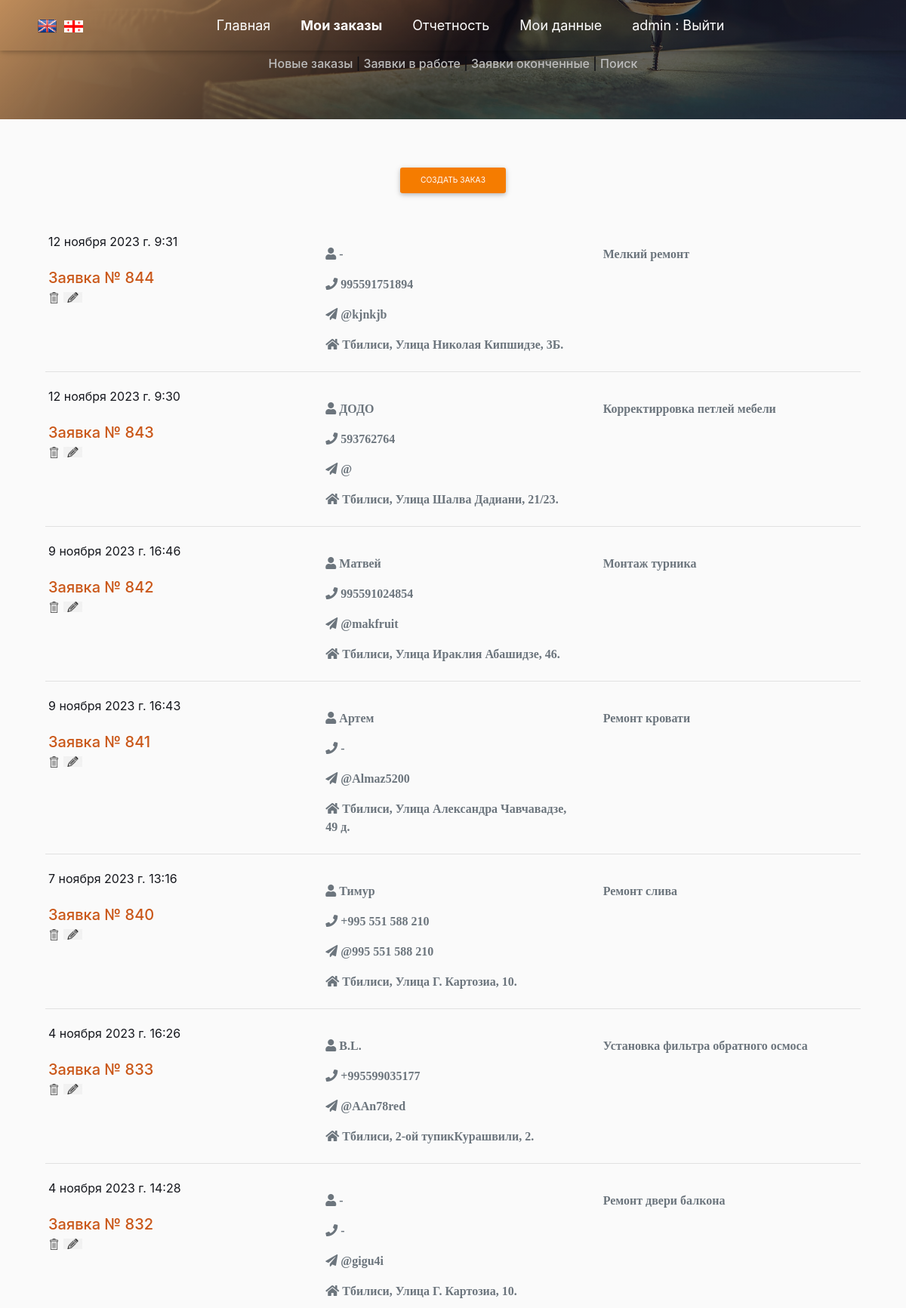
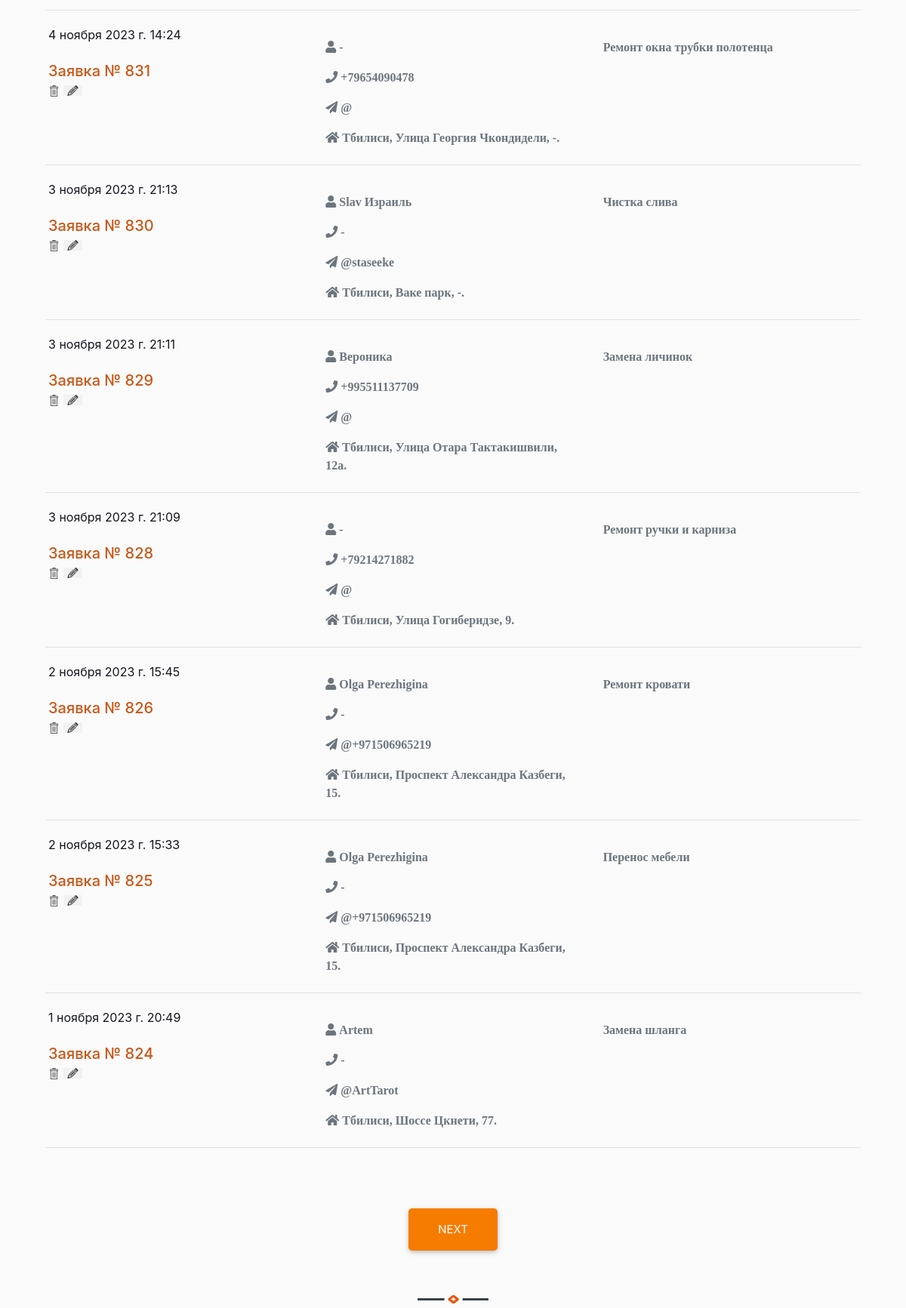
Before: /list_order (signed in) with the older database file (2 pictures, top to bottom).
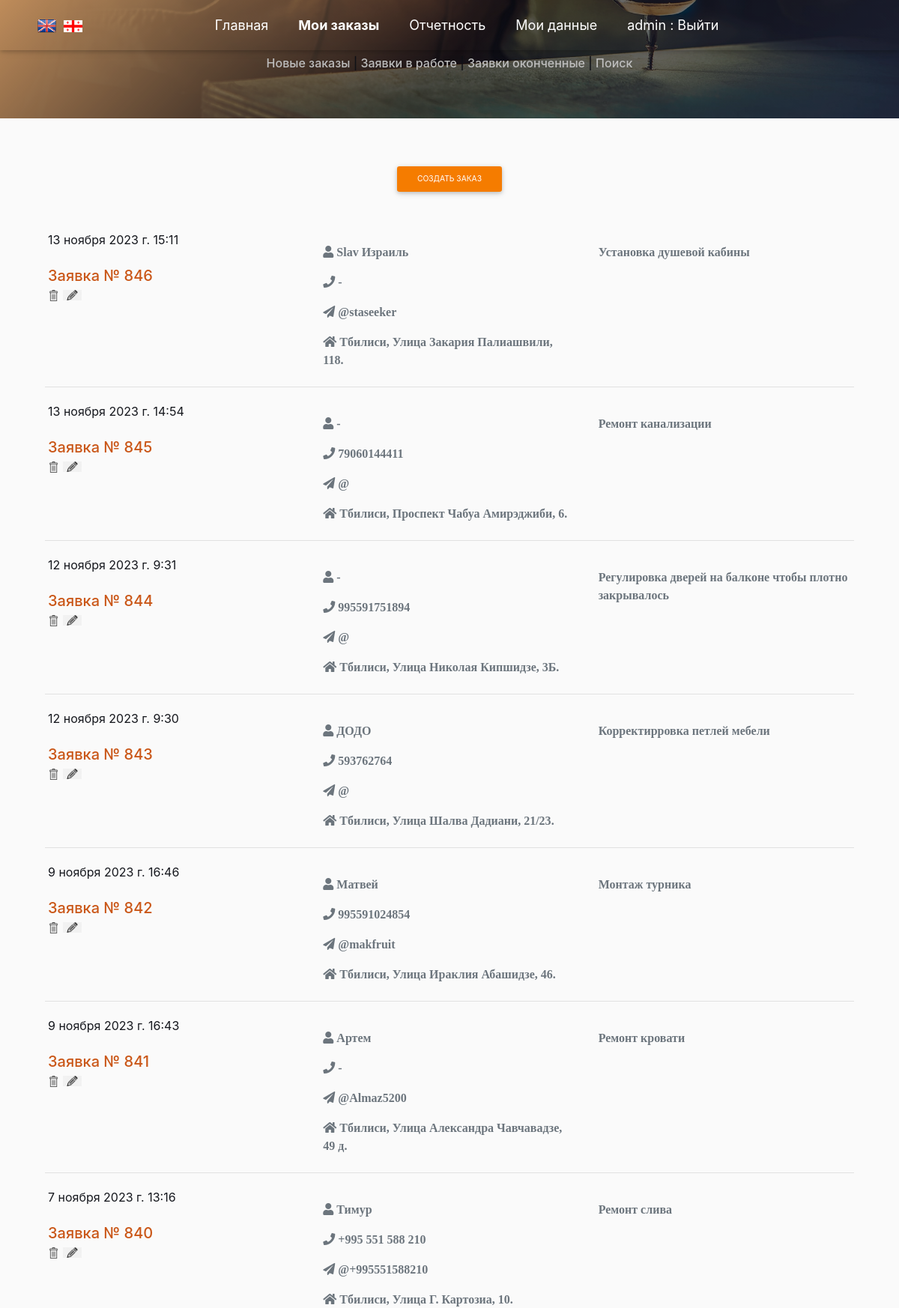
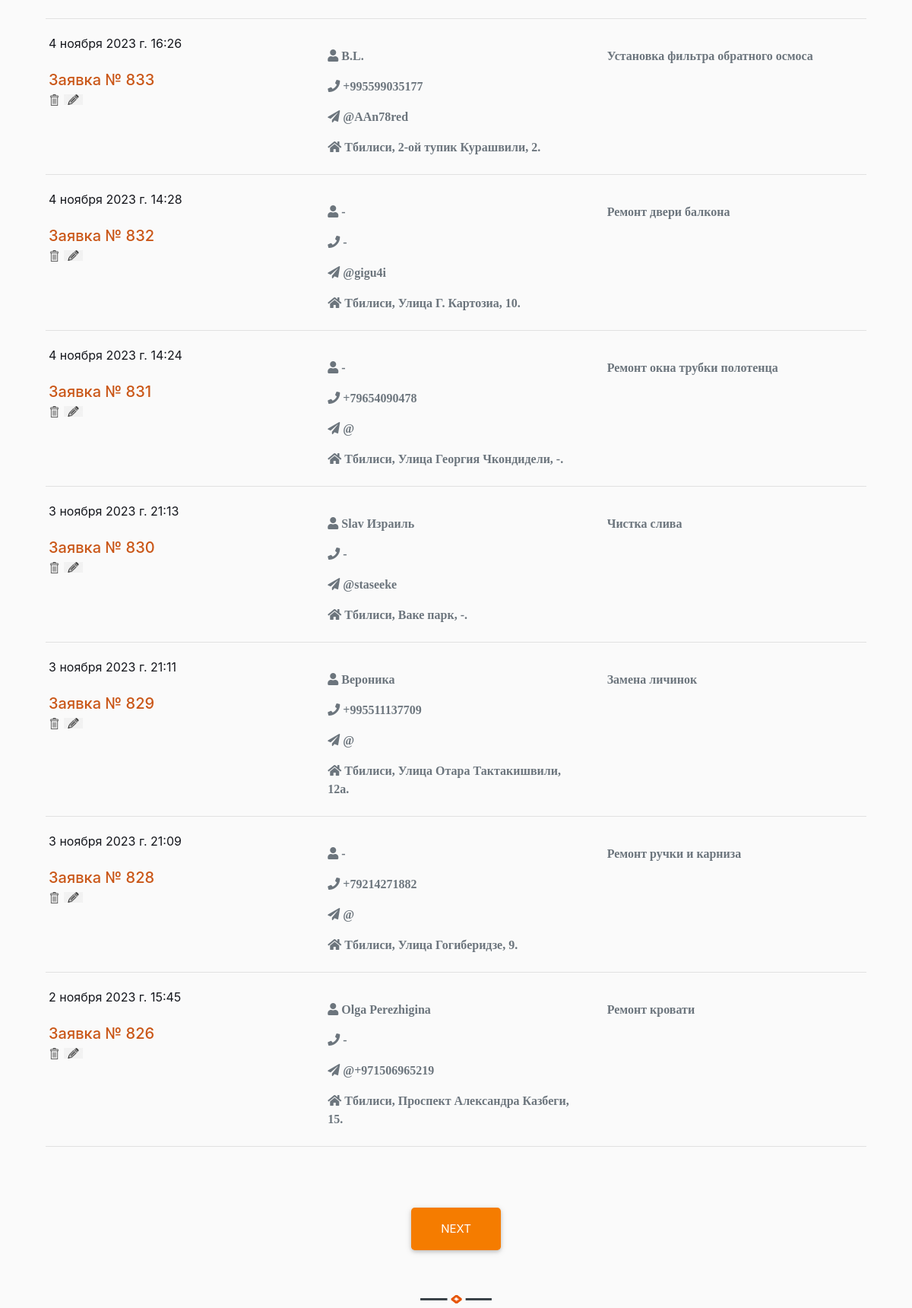
After: the same page with the newer database file (2 pictures, top to bottom).
### app_site/models.py (models this page shows)
class OrderList(models.Model):
    time_in = models.DateTimeField(auto_now_add=True, verbose_name='Дата заказа')
    time_out = models.DateTimeField(null=True, blank=True, verbose_name='Дата выполнения')
    repairer_id = models.ForeignKey(User, on_delete=models.SET_NULL, null=True, blank=True,
                                    verbose_name='Мастер', default='', )
    price = models.DecimalField(decimal_places=2, max_digits=7, null=True, blank=True, verbose_name='Стоимость работ')
    text_order = models.CharField(max_length=1500, verbose_name='Описание проблемы', blank=True, null=True)
    customer_name = models.CharField(max_length=50, verbose_name='Ваше имя')
    customer_phone = models.CharField(max_length=16, verbose_name='Телефон')
    customer_telegram = models.CharField(max_length=26, verbose_name='Telegram', blank=True, null=True)
    customer_code = models.CharField(max_length=16, verbose_name='Код организации', blank=True, null=True)
    address_city = models.CharField(max_length=2, choices=CITY_CHOICES, default='TB', null=True, blank=True,
                                    verbose_name='Город')
    order_status = models.CharField(max_length=3, choices=ORDER_STATUS, default='BEG', null=True, blank=True,
                                    verbose_name='Статус заказа')
    address_street_app = models.CharField(max_length=150, verbose_name='Улица', null=True, blank=True)
    address_num = models.CharField(max_length=10, verbose_name='Номер дома', null=True, blank=True)
    services = models.ManyToManyField('Service', through='Invoice')
    class Meta:
        verbose_name = 'Список заказов'
        verbose_name_plural = 'Список заказов'

### app_site/views.py (the view)
# urls.py: path('list_order', OrderManagementSystem.as_view(), name='list_order'),
class OrderManagementSystem(LoginRequiredMixin, ListView):
    model = OrderList
    context_object_name = 'order'
    template_name = 'order_list.html'
    def get_queryset(self):
        if not self.request.GET.get('work_status'):
            self.queryset = OrderList.objects\
                .filter(repairer_id=self.request.user)\
                .order_by("-pk")
        else:
            self.queryset = OrderList.objects \
                .filter(repairer_id=self.request.user, order_status=self.request.GET.get('work_status')) \
                .order_by("-pk")
        return self.queryset[0:14]
    def get_context_data(self, **kwargs):
        context = super().get_context_data(**kwargs)
        context['form'] = OrderForm
        return context

### app_site/templatetags/custom_filters.py (called while the page is built)
@register.filter()
def choice_tag(value, A):
    try:
        if A == 'city':
            a = dict(CITY_CHOICES)
        elif A == 'status_order':
            a = dict(ORDER_STATUS)
        elif A == 'month':
            a = dict(MONTH)
        elif A == 'work_type':
            a = dict(WORK_CHOICES)
        return f'{a[value]}'
    except KeyError:
        return f''

### templates/order_list.html (shortened to what this page needs)
{% extends 'flatpages/default_user.html' %}
{% load custom_filters %}
{% load custom_tags %}
{% block body %}
<div align="center">
<a href="#"  onclick="show_create_order_form(document.getElementById('form'))"
class="btn btn-sm btn-orange cta-btn btn-form mt-3 mb-5 " id="link_create_order_form">Создать заказ</a>
</div>
<div id="head" class="container">
            {% for i in order %}
            <div class="row p-1 mb-1 ">
                <div class="col-md-4">
                    <div id="time_in">{{ i.time_in }}</div><br>
                    <a href="{% url 'invoice' i.pk %}" id="order_{{ i.pk }}" class="h5 mycolor">Заявка № {{ i.pk}}</a><br>
                    <a href="{% url 'delete-order' i.pk %}" id="delete_{{ i.pk }}" class="mycolor"><img src="/media/images/delete.png" width="15" ></a>
                      <a href="../list_order/update/{{ i.pk}}" id="edit_{{ i.pk }}"><img src="/media/images/change.png" width="25" ></a>
                </div>
                <div class="col-md-4 ">
                    <span id="customer_name_{{ i.pk }}" class="fas fa-user prefix text-secondary mt-3" > {{ i.customer_name|capfirst }}</span><br>
                    <a href="tel:{{ i.customer_phone }}" title="Телефон" id="customer_phone_{{ i.pk }}" class="fas fa-phone prefix text-secondary mt-3">
                        {{ i.customer_phone }}</a><br>
                    <a href="https://t.me/{{ i.customer_telegram|cut:'@' }}" title="Телеграм" id="customer_telegram_{{ i.pk }}"
                       class ="fas fa fa-paper-plane text-secondary mt-3">
                         @{{i.customer_telegram}}</a><br>
                    <div class="fas fa-home prefix text-secondary mt-3"> <span id="city_{{ i.pk }}" >{{ i.address_city|choice_tag:'city'}}</span>,
                    <span id="street_app_{{ i.pk }}">{{ i.address_street_app|capfirst }}</span>,
                        <span id="num_{{ i.pk }}">{{ i.address_num }}</span>.</div>
                </div>
                <div class="col-md-4">
                    <p id="text_order_{{ i.pk }}" class="fas text-secondary mt-3">{{ i.text_order|truncatechars:200|capfirst }}</p>
                </div>
            </div>
            <div class="row">
                <div class="col-md-12"><hr></div>
            </div>
            {% endfor %}
</div>
</div>
<h2>
    {% if order.13.pk %}
        <a href="../listorderjson?last_pk={{ order.13.pk }}&work_status=ALL" class="btn btn-lg btn-orange cta-btn btn-form mt-3 mb-5 wow fadeIn waves-effect waves-light animated" id="paginator_next">NEXT</a>
    {% endif %}
</h2>
{% endblock body %}

Changed rows visible on the page:
no longer on this page (row unchanged): OrderList: time_in "2 ноября 2023 г. 15:33", pk "825", customer_name "Olga Perezhigina", customer_phone "-", customer_telegram "+971506965219", address_city|choice_tag "Тбилиси", address_street_app "Проспект Александра Казбеги", address_num "15", text_order "Перенос мебели"
no longer on this page (row unchanged): OrderList: time_in "1 ноября 2023 г. 20:49", pk "824", customer_name "Artem", customer_phone "-", customer_telegram "ArtTarot", address_city|choice_tag "Тбилиси", address_street_app "Шоссе Цкнети", address_num "77", text_order "Замена шланга"
added OrderList: time_in "13 ноября 2023 г. 15:11", pk "846", customer_name "Slav Израиль", customer_phone "-", customer_telegram "staseeker", address_city|choice_tag "Тбилиси", address_street_app "Улица Закария Палиашвили", address_num "118", text_order "Установка душевой кабины"
added OrderList: time_in "13 ноября 2023 г. 14:54", pk "845", customer_name "-", customer_phone "79060144411", address_city|choice_tag "Тбилиси", address_street_app "Проспект Чабуа Амирэджиби", address_num "6", text_order "Ремонт канализации"
changed OrderList "Улица Николая Кипшидзе": text_order "Мелкий ремонт" → "Регулировка дверей на балконе чтобы плотно закрывалось"; customer_telegram "kjnkjb" → (not shown)
changed OrderList "7 ноября 2023 г. 13:16": customer_telegram "995 551 588 210" → "+995551588210"
changed OrderList "AAn78red": address_street_app "2-ой тупикКурашвили" → "2-ой тупик Курашвили"
